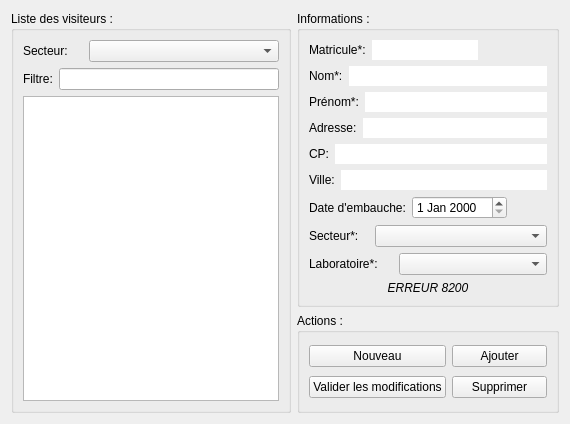
      <widget class="QWidget" name="page">
       <layout class="QGridLayout" name="gridLayout">
        <item row="0" column="0" rowspan="2">
         <widget class="QGroupBox" name="groupBox_11">
          <property name="title">
           <string>Liste des visiteurs :</string>
          </property>
          <layout class="QGridLayout" name="gridLayout_10">
           <item row="0" column="0">
            <layout class="QHBoxLayout" name="horizontalLayout_27">
             <item>
              <widget class="QLabel" name="label_35">
               <property name="maximumSize">
                <size>
                 <width>60</width>
                 <height>16777215</height>
                </size>
               </property>
               <property name="font">
                <font>
                 <weight>50</weight>
                 <bold>false</bold>
                </font>
               </property>
               <property name="text">
                <string>Secteur:</string>
               </property>
              </widget>
             </item>
             <item>
              <widget class="QComboBox" name="comboBoxVisiteurSecteurFiltre">
               <property name="font">
                <font>
                 <weight>50</weight>
                 <bold>false</bold>
                </font>
               </property>
              </widget>
             </item>
            </layout>
           </item>
           <item row="1" column="0">
            <layout class="QHBoxLayout" name="horizontalLayout_14">
             <item>
              <widget class="QLabel" name="label_36">
               <property name="font">
                <font>
                 <weight>50</weight>
                 <bold>false</bold>
                </font>
               </property>
               <property name="text">
                <string>Filtre:</string>
               </property>
              </widget>
             </item>
             <item>
              <widget class="QLineEdit" name="lineEditVisiteurFiltre">
               <property name="font">
                <font>
                 <weight>50</weight>
                 <bold>false</bold>
                </font>
               </property>
               <property name="frame">
                <bool>true</bool>
               </property>
              </widget>
             </item>
            </layout>
           </item>
           <item row="2" column="0">
            <widget class="QListWidget" name="listWidgetVisiteur">
             <property name="styleSheet">
              <string notr="true">alternate-background-color: qlineargradient(spread:pad, x1:0, y1:0, x2:1, y2:0, stop:0 rgba(170, 204, 255, 255), stop:1 rgba(255, 255, 255, 255));
</string>
             </property>
             <property name="alternatingRowColors">
              <bool>true</bool>
             </property>
            </widget>
           </item>
          </layout>
         </widget>
        </item>
        <item row="0" column="1">
         <widget class="QGroupBox" name="groupBox_4">
          <property name="maximumSize">
           <size>
            <width>600</width>
            <height>16777215</height>
           </size>
          </property>
          <property name="title">
           <string>Informations :</string>
          </property>
          <layout class="QGridLayout" name="gridLayout_9">
           <item row="0" column="0">
            <layout class="QHBoxLayout" name="horizontalLayout_13">
             <item>
              <widget class="QLabel" name="label_11">
               <property name="font">
                <font>
                 <weight>50</weight>
                 <bold>false</bold>
                </font>
               </property>
               <property name="text">
                <string>Matricule*:</string>
               </property>
              </widget>
             </item>
             <item>
              <widget class="QLineEdit" name="lineEditVisiteurMatricule">
               <property name="enabled">
                <bool>true</bool>
               </property>
               <property name="font">
                <font>
                 <weight>50</weight>
                 <bold>false</bold>
                </font>
               </property>
               <property name="frame">
                <bool>false</bool>
               </property>
               <property name="alignment">
                <set>Qt::AlignCenter</set>
               </property>
              </widget>
             </item>
             <item>
              <spacer name="horizontalSpacer_2">
               <property name="orientation">
                <enum>Qt::Horizontal</enum>
               </property>
               <property name="sizeHint" stdset="0">
                <size>
                 <width>40</width>
                 <height>20</height>
                </size>
               </property>
              </spacer>
             </item>
            </layout>
           </item>
           <item row="1" column="0">
            <layout class="QHBoxLayout" name="horizontalLayout_15">
             <item>
              <widget class="QLabel" name="label_12">
               <property name="font">
                <font>
                 <weight>50</weight>
                 <bold>false</bold>
                </font>
               </property>
               <property name="text">
                <string>Nom*:</string>
               </property>
              </widget>
             </item>
             <item>
              <widget class="QLineEdit" name="lineEditVisiteurNom">
               <property name="font">
                <font>
                 <weight>50</weight>
                 <bold>false</bold>
                </font>
               </property>
               <property name="frame">
                <bool>false</bool>
               </property>
              </widget>
             </item>
            </layout>
           </item>
           <item row="2" column="0">
            <layout class="QHBoxLayout" name="horizontalLayout_16">
             <item>
              <widget class="QLabel" name="label_13">
               <property name="font">
                <font>
                 <weight>50</weight>
                 <bold>false</bold>
                </font>
               </property>
               <property name="text">
                <string>Prénom*:</string>
               </property>
              </widget>
             </item>
             <item>
              <widget class="QLineEdit" name="lineEditVisiteurPrenom">
               <property name="font">
                <font>
                 <weight>50</weight>
                 <bold>false</bold>
                </font>
               </property>
               <property name="frame">
                <bool>false</bool>
               </property>
              </widget>
             </item>
            </layout>
           </item>
           <item row="3" column="0">
            <layout class="QHBoxLayout" name="horizontalLayout_18">
             <item>
              <widget class="QLabel" name="label_14">
               <property name="font">
                <font>
                 <weight>50</weight>
                 <bold>false</bold>
                </font>
               </property>
               <property name="text">
                <string>Adresse:</string>
               </property>
              </widget>
             </item>
             <item>
              <widget class="QLineEdit" name="lineEditVisiteurAdresse">
               <property name="font">
                <font>
                 <weight>50</weight>
                 <bold>false</bold>
                </font>
               </property>
               <property name="frame">
                <bool>false</bool>
               </property>
              </widget>
             </item>
            </layout>
           </item>
           <item row="4" column="0">
            <layout class="QHBoxLayout" name="horizontalLayout_19">
             <item>
              <widget class="QLabel" name="label_15">
               <property name="font">
                <font>
                 <weight>50</weight>
                 <bold>false</bold>
                </font>
               </property>
               <property name="text">
                <string>CP:</string>
               </property>
              </widget>
             </item>
             <item>
              <widget class="QLineEdit" name="lineEditVisiteurCP">
               <property name="font">
                <font>
                 <weight>50</weight>
                 <bold>false</bold>
                </font>
               </property>
               <property name="frame">
                <bool>false</bool>
               </property>
              </widget>
             </item>
            </layout>
           </item>
           <item row="5" column="0">
            <layout class="QHBoxLayout" name="horizontalLayout_20">
             <item>
              <widget class="QLabel" name="label_16">
               <property name="font">
                <font>
                 <weight>50</weight>
                 <bold>false</bold>
                </font>
               </property>
               <property name="text">
                <string>Ville:</string>
               </property>
              </widget>
             </item>
             <item>
              <widget class="QLineEdit" name="lineEditVisiteurVille">
               <property name="font">
                <font>
                 <weight>50</weight>
                 <bold>false</bold>
                </font>
               </property>
               <property name="frame">
                <bool>false</bool>
               </property>
              </widget>
             </item>
            </layout>
           </item>
           <item row="6" column="0">
            <layout class="QHBoxLayout" name="horizontalLayout_26">
             <item>
              <widget class="QLabel" name="label_26">
               <property name="maximumSize">
                <size>
                 <width>1000</width>
                 <height>16777215</height>
                </size>
               </property>
               <property name="font">
                <font>
                 <weight>50</weight>
                 <bold>false</bold>
                </font>
               </property>
               <property name="text">
                <string>Date d'embauche:</string>
               </property>
              </widget>
             </item>
             <item>
              <widget class="QDateEdit" name="dateEditVisiteurDateEmbauche">
               <property name="font">
                <font>
                 <weight>50</weight>
                 <bold>false</bold>
                </font>
               </property>
              </widget>
             </item>
             <item>
              <spacer name="horizontalSpacer_5">
               <property name="orientation">
                <enum>Qt::Horizontal</enum>
               </property>
               <property name="sizeHint" stdset="0">
                <size>
                 <width>40</width>
                 <height>20</height>
                </size>
               </property>
              </spacer>
             </item>
            </layout>
           </item>
           <item row="7" column="0">
            <layout class="QHBoxLayout" name="horizontalLayout_23">
             <item>
              <widget class="QLabel" name="label_18">
               <property name="maximumSize">
                <size>
                 <width>60</width>
                 <height>16777215</height>
                </size>
               </property>
               <property name="font">
                <font>
                 <weight>50</weight>
                 <bold>false</bold>
                </font>
               </property>
               <property name="text">
                <string>Secteur*:</string>
               </property>
              </widget>
             </item>
             <item>
              <widget class="QComboBox" name="comboBoxVisiteurSecteur">
               <property name="font">
                <font>
                 <weight>50</weight>
                 <bold>false</bold>
                </font>
               </property>
              </widget>
             </item>
            </layout>
           </item>
           <item row="8" column="0">
            <layout class="QHBoxLayout" name="horizontalLayout_28">
             <item>
              <widget class="QLabel" name="label_29">
               <property name="maximumSize">
                <size>
                 <width>84</width>
                 <height>16777215</height>
                </size>
               </property>
               <property name="font">
                <font>
                 <weight>50</weight>
                 <bold>false</bold>
                </font>
               </property>
               <property name="text">
                <string>Laboratoire*:</string>
               </property>
              </widget>
             </item>
             <item>
              <widget class="QComboBox" name="comboBoxVisiteurLabo">
               <property name="font">
                <font>
                 <weight>50</weight>
                 <bold>false</bold>
                </font>
               </property>
              </widget>
             </item>
            </layout>
           </item>
           <item row="9" column="0">
            <widget class="QLabel" name="labelVisiteurInfos">
             <property name="font">
              <font>
               <weight>50</weight>
               <italic>true</italic>
               <bold>false</bold>
              </font>
             </property>
             <property name="text">
              <string>ERREUR 8200</string>
             </property>
             <property name="alignment">
              <set>Qt::AlignCenter</set>
             </property>
            </widget>
           </item>
          </layout>
         </widget>
        </item>
        <item row="1" column="1">
         <widget class="QGroupBox" name="groupBox_5">
          <property name="minimumSize">
           <size>
            <width>0</width>
            <height>100</height>
           </size>
          </property>
          <property name="maximumSize">
           <size>
            <width>16777215</width>
            <height>100</height>
           </size>
          </property>
          <property name="title">
           <string>Actions :</string>
          </property>
          <layout class="QGridLayout" name="gridLayout_11">
           <item row="0" column="0" colspan="2">
            <widget class="QPushButton" name="pushButtonVisiteurNouveau">
             <property name="font">
              <font>
               <weight>50</weight>
               <bold>false</bold>
              </font>
             </property>
             <property name="text">
              <string>Nouveau</string>
             </property>
             <property name="icon">
              <iconset>
               <normaloff>:/new/img/new1.ico</normaloff>:/new/img/new1.ico</iconset>
             </property>
            </widget>
           </item>
           <item row="0" column="2" colspan="2">
            <widget class="QPushButton" name="pushButtonVisiteurAjout">
             <property name="font">
              <font>
               <weight>50</weight>
               <bold>false</bold>
              </font>
             </property>
             <property name="text">
              <string>Ajouter</string>
             </property>
             <property name="icon">
              <iconset>
               <normaloff>:/new/img/add+.png</normaloff>:/new/img/add+.png</iconset>
             </property>
            </widget>
           </item>
           <item row="1" column="0" colspan="2">
            <widget class="QPushButton" name="pushButtonVisiteurModifier">
             <property name="font">
              <font>
               <weight>50</weight>
               <bold>false</bold>
              </font>
             </property>
             <property name="text">
              <string>Valider les modifications</string>
             </property>
             <property name="icon">
              <iconset>
               <normaloff>:/new/img/validModif.png</normaloff>:/new/img/validModif.png</iconset>
             </property>
            </widget>
           </item>
           <item row="1" column="2" colspan="2">
            <widget class="QPushButton" name="pushButtonVisiteurSupprimer">
             <property name="font">
              <font>
               <weight>50</weight>
               <bold>false</bold>
              </font>
             </property>
             <property name="text">
              <string>Supprimer</string>
             </property>
             <property name="icon">
              <iconset>
               <normaloff>:/new/img/del+.png</normaloff>:/new/img/del+.png</iconset>
             </property>
            </widget>
           </item>
          </layout>
         </widget>
        </item>
       </layout>
      </widget>
